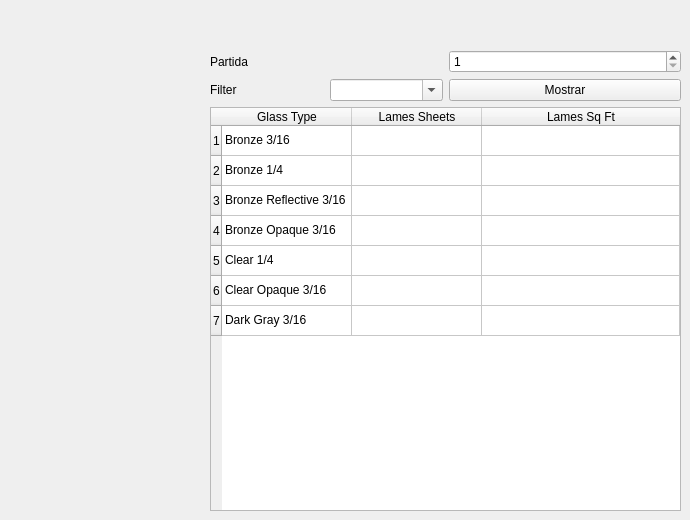
      <widget class="QWidget" name="tab_31">
       <attribute name="title">
        <string>Borrar</string>
       </attribute>
       <widget class="QWidget" name="layoutWidget">
        <property name="geometry">
         <rect>
          <x>210</x>
          <y>50</y>
          <width>471</width>
          <height>461</height>
         </rect>
        </property>
        <layout class="QVBoxLayout" name="verticalLayout_24">
         <item>
          <layout class="QHBoxLayout" name="horizontalLayout_39">
           <item>
            <widget class="QLabel" name="label_71">
             <property name="text">
              <string>Partida</string>
             </property>
            </widget>
           </item>
           <item>
            <widget class="QSpinBox" name="spb_Lames_partida">
             <property name="minimum">
              <number>1</number>
             </property>
             <property name="maximum">
              <number>999999</number>
             </property>
            </widget>
           </item>
          </layout>
         </item>
         <item>
          <layout class="QHBoxLayout" name="horizontalLayout_42">
           <item>
            <layout class="QHBoxLayout" name="horizontalLayout_40"/>
           </item>
           <item>
            <layout class="QHBoxLayout" name="horizontalLayout_41"/>
           </item>
          </layout>
         </item>
         <item>
          <layout class="QHBoxLayout" name="horizontalLayout_44">
           <item>
            <layout class="QHBoxLayout" name="horizontalLayout_43">
             <item>
              <widget class="QLabel" name="label_70">
               <property name="text">
                <string>Filter</string>
               </property>
              </widget>
             </item>
             <item>
              <widget class="QComboBox" name="cmb_lames_filter">
               <property name="editable">
                <bool>true</bool>
               </property>
              </widget>
             </item>
            </layout>
           </item>
           <item>
            <widget class="QPushButton" name="pushButton_19">
             <property name="text">
              <string>Mostrar</string>
             </property>
            </widget>
           </item>
          </layout>
         </item>
         <item>
          <widget class="QTableWidget" name="table_lames">
           <property name="sortingEnabled">
            <bool>true</bool>
           </property>
           <attribute name="horizontalHeaderCascadingSectionResizes">
            <bool>true</bool>
           </attribute>
           <attribute name="horizontalHeaderDefaultSectionSize">
            <number>130</number>
           </attribute>
           <attribute name="horizontalHeaderStretchLastSection">
            <bool>true</bool>
           </attribute>
           <row>
            <property name="text">
             <string>1</string>
            </property>
            <property name="textAlignment">
             <set>AlignCenter</set>
            </property>
           </row>
           <row>
            <property name="text">
             <string>2</string>
            </property>
            <property name="textAlignment">
             <set>AlignCenter</set>
            </property>
           </row>
           <row>
            <property name="text">
             <string>3</string>
            </property>
            <property name="textAlignment">
             <set>AlignCenter</set>
            </property>
           </row>
           <row>
            <property name="text">
             <string>4</string>
            </property>
            <property name="textAlignment">
             <set>AlignCenter</set>
            </property>
           </row>
           <row>
            <property name="text">
             <string>5</string>
            </property>
            <property name="textAlignment">
             <set>AlignCenter</set>
            </property>
           </row>
           <row>
            <property name="text">
             <string>6</string>
            </property>
            <property name="textAlignment">
             <set>AlignCenter</set>
            </property>
           </row>
           <row>
            <property name="text">
             <string>7</string>
            </property>
            <property name="textAlignment">
             <set>AlignCenter</set>
            </property>
           </row>
           <column>
            <property name="text">
             <string>Glass Type</string>
            </property>
           </column>
           <column>
            <property name="text">
             <string>Lames Sheets</string>
            </property>
           </column>
           <column>
            <property name="text">
             <string>Lames Sq Ft</string>
            </property>
           </column>
           <item row="0" column="0">
            <property name="text">
             <string>Bronze 3/16</string>
            </property>
           </item>
           <item row="1" column="0">
            <property name="text">
             <string>Bronze 1/4</string>
            </property>
           </item>
           <item row="2" column="0">
            <property name="text">
             <string>Bronze Reflective 3/16</string>
            </property>
           </item>
           <item row="3" column="0">
            <property name="text">
             <string>Bronze Opaque 3/16</string>
            </property>
           </item>
           <item row="4" column="0">
            <property name="text">
             <string>Clear 1/4</string>
            </property>
           </item>
           <item row="5" column="0">
            <property name="text">
             <string>Clear Opaque 3/16</string>
            </property>
           </item>
           <item row="6" column="0">
            <property name="text">
             <string>Dark Gray 3/16</string>
            </property>
           </item>
          </widget>
         </item>
        </layout>
       </widget>
      </widget>
